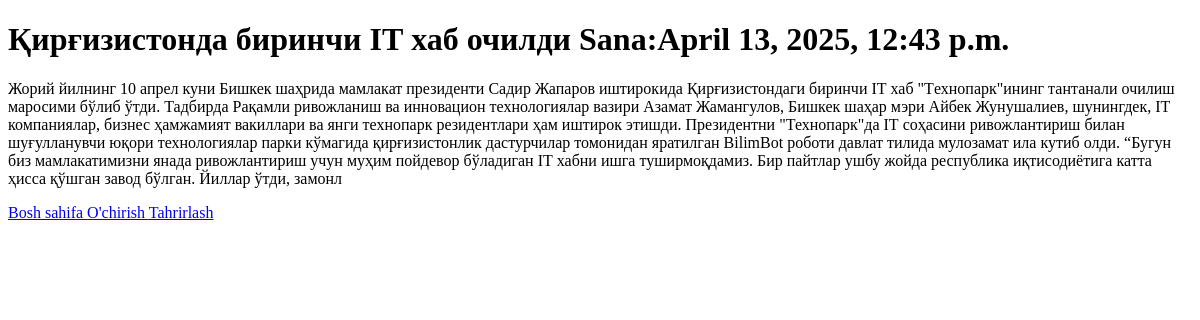
/detail/5/, run on an earlier commit of the app's database.
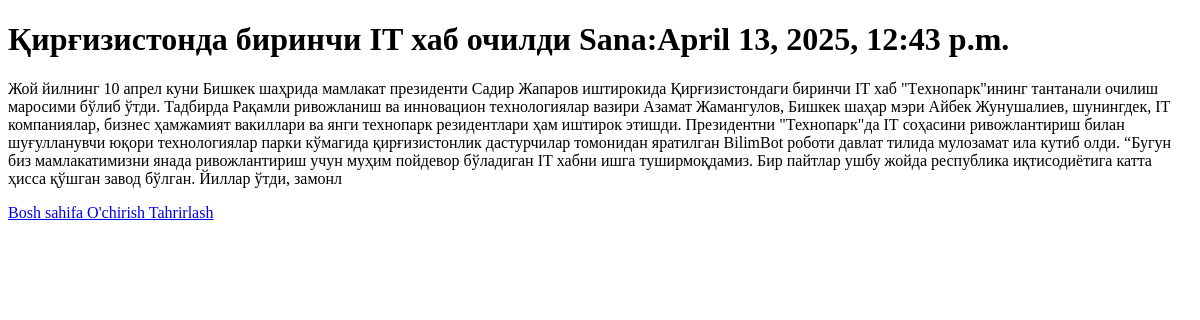
And on a later commit of the database.
### articles/models.py (models this page shows, shortened)
class Article(models.Model):
    title=models.CharField(max_length=250,null=False,blank=False)
    description=models.TextField()
    created_at=models.DateTimeField(auto_now_add=True)

### articles/views.py (the view)
# urls.py: path('detail/<int:id>/',detail_page,name="detail"),
def detail_page(request,id):
    article=Article.objects.filter(id=id).first()
    context={
        "articl":article
    }
    return render(request,"detail.html",context)

### templates/detail.html (shortened to what this page needs)
<!DOCTYPE html>
<html lang="en">
<head>
</head>
<body>
        <h1>{{ articl.title }} Sana:{{ articl.created_at }}</h1>
        <p>{{ articl.description }}</p>
        <a href="{% url 'home' %}">Bosh sahifa </a>
        <a href="{% url 'ochirish' articl.id %}">O'chirish </a>
        <a href="{% url 'yangilash' articl.id %}">Tahrirlash </a>
</body>
</html>

What changed in the data, as far as the page shows it:
changed Article "Қирғизистонда биринчи IТ хаб очилди": description "Жорий йилнинг 10 апрел куни…" → "Жой йилнинг 10 апрел куни…"
